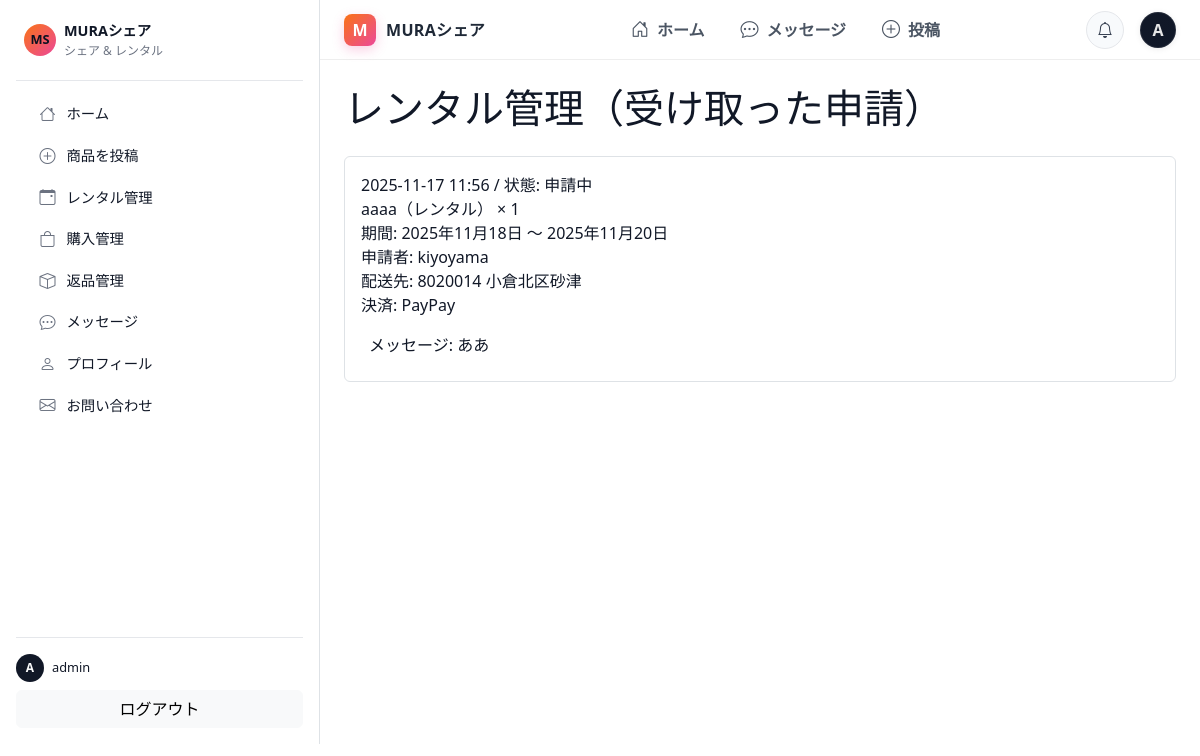
The page /rentals/manage/ (signed in) on the database its author committed.
### marketplace/models.py (models this page shows, shortened)
class RentalApplication(models.Model):
    class OrderType(models.TextChoices):
        RENTAL = 'rental', 'レンタル'
        PURCHASE = 'purchase', '購入'
    class Status(models.TextChoices):
        PENDING   = 'pending',   '申請中'
        APPROVED  = 'approved',  '承認'
        REJECTED  = 'rejected',  '却下'
        CANCELLED = 'cancelled', 'キャンセル'
    product = models.ForeignKey('marketplace.Product',
                                on_delete=models.CASCADE,
                                related_name='applications')
    owner   = models.ForeignKey(settings.AUTH_USER_MODEL,
                                on_delete=models.CASCADE,
                                related_name='received_applications')
    renter  = models.ForeignKey(settings.AUTH_USER_MODEL,
                                on_delete=models.CASCADE,
                                related_name='sent_applications')
    order_type = models.CharField(max_length=10, choices=OrderType.choices)
    quantity   = models.PositiveIntegerField(default=1)
    start_date = models.DateField(blank=True, null=True)
    end_date   = models.DateField(blank=True, null=True)
    postal_code = models.CharField(max_length=20, blank=True)
    address     = models.CharField(max_length=255, blank=True)
    PAYMENT_CHOICES = [
        ('card',        'クレジットカード'),
        ('convenience', 'コンビニ'),
        ('paypay',      'PayPay'),
        ('bank',        '銀行振込'),
    ]
    payment_method = models.CharField(max_length=20, choices=PAYMENT_CHOICES)
    message        = models.TextField(blank=True)
    status     = models.CharField(max_length=10, choices=Status.choices, default=Status.PENDING)
    created_at = models.DateTimeField(auto_now_add=True)
    class Meta:
        ordering = ['-created_at']

class Product(models.Model):
    created_at = models.DateTimeField(auto_now_add=True)
    class Status(models.IntegerChoices):
        DRAFT    = 0, "下書き"
        LISTED   = 1, "出品中"
        RENTED   = 2, "貸出中"
        SOLD     = 3, "販売済"
        ARCHIVED = 9, "アーカイブ"
    class Availability(models.TextChoices):
        RENTAL_ONLY   = "レンタルのみ", "レンタルのみ"
        SALE_ONLY     = "販売のみ", "販売のみ"
        BOTH          = "レンタル・販売両方", "レンタル・販売両方"
    owner = models.ForeignKey(User, on_delete=models.CASCADE, related_name="products")
    title = models.CharField(max_length=120)
    description = models.TextField(blank=True)
    category = models.CharField(max_length=60)
    availability_type = models.CharField(
        max_length=20,
        choices=Availability.choices,
        default=Availability.BOTH,
    )
    price_per_day = models.PositiveIntegerField(null=True, blank=True)  # レンタル1日あたり
    price_buy = models.PositiveIntegerField(null=True, blank=True)      # 販売価格
    min_rental_days = models.PositiveIntegerField(default=1)
    max_rental_days = models.PositiveIntegerField(default=30)
    stock_quantity = models.PositiveIntegerField(default=1)
    available_quantity = models.PositiveIntegerField(default=1)
    condition = models.CharField(max_length=30, blank=True)
    owner_notes = models.TextField(blank=True)
    status = models.IntegerField(choices=Status.choices, default=Status.LISTED)
    created_at = models.DateTimeField(auto_now_add=True)

### frontend/views.py (the view)
# urls.py: path("rentals/manage/", views.rental_manage, name="rental_manage"),
@login_required
def rental_manage(request):
    apps = RentalApplication.objects.filter(owner=request.user).order_by("-id")
    return render(request, "frontend/rentals/manage.html", {"applications": apps})

### templates/frontend/rentals/manage.html
{% extends "base.html" %}
{% block content %}
<h1 class="text-2xl font-bold mb-4">レンタル管理（受け取った申請）</h1>
{% for a in applications %}
  <div class="border rounded p-3 mb-3">
    <div class="text-sm text-gray-600">{{ a.created_at|date:"Y-m-d H:i" }} / 状態: {{ a.get_status_display }}</div>
    <div class="font-semibold">{{ a.product.title }}（{{ a.get_order_type_display }}） × {{ a.quantity }}</div>
    {% if a.order_type == 'rental' %}
      <div>期間: {{ a.start_date }} 〜 {{ a.end_date }}</div>
    {% endif %}
    <div>申請者: {{ a.renter.username }}</div>
    <div>配送先: {{ a.postal_code }} {{ a.address }}</div>
    <div>決済: {{ a.get_payment_method_display }}</div>
    {% if a.message %}<div class="mt-2 text-sm bg-gray-50 p-2 rounded">メッセージ: {{ a.message }}</div>{% endif %}
  </div>
{% empty %}
  <p>まだ申請はありません。</p>
{% endfor %}
{% endblock %}

### templates/_partials/sidebar.html (shortened to what this page needs)
<nav class="sidebar-nav d-flex flex-column h-100">
  <div class="d-flex align-items-center mb-3 sidebar-nav-header">
    <div class="sidebar-logo me-2 d-flex align-items-center justify-content-center">
      MS
    </div>
    <div class="flex-grow-1">
      <div class="sidebar-title">MURAシェア</div>
      <div class="sidebar-subtitle">シェア & レンタル</div>
    </div>
  </div>
  <div class="sidebar-divider mb-2"></div>
  <div class="sidebar-group mb-2">
    <a href="{% url 'frontend:products' %}"
       class="sidebar-link {% if request.resolver_match.url_name == 'products' %}is-active{% endif %}">
      <span class="sidebar-icon bi bi-house"></span>
      <span class="sidebar-text">ホーム</span>
    </a>
    <a href="{% url 'frontend:product_new' %}"
       class="sidebar-link {% if request.resolver_match.url_name == 'product_new' %}is-active{% endif %}">
      <span class="sidebar-icon bi bi-plus-circle"></span>
      <span class="sidebar-text">商品を投稿</span>
    </a>
    <a href="{% url 'frontend:rentals' %}"
       class="sidebar-link {% if request.resolver_match.url_name == 'rentals' %}is-active{% endif %}">
      <span class="sidebar-icon bi bi-calendar-event"></span>
      <span class="sidebar-text">レンタル管理</span>
    </a>
    <a href="{% url 'frontend:purchases' %}"
       class="sidebar-link {% if request.resolver_match.url_name == 'purchases' %}is-active{% endif %}">
      <span class="sidebar-icon bi bi-bag"></span>
      <span class="sidebar-text">購入管理</span>
    </a>
    <a href="{% url 'frontend:returns' %}"
       class="sidebar-link {% if request.resolver_match.url_name == 'returns' %}is-active{% endif %}">
      <span class="sidebar-icon bi bi-box"></span>
      <span class="sidebar-text">返品管理</span>
    </a>
    <a href="{% url 'frontend:messages' %}"
       class="sidebar-link {% if request.resolver_match.url_name == 'messages' %}is-active{% endif %}">
      <span class="sidebar-icon bi bi-chat-dots"></span>
      <span class="sidebar-text">メッセージ</span>
    </a>
    <a href="{% url 'frontend:profile' %}"
       class="sidebar-link {% if request.resolver_match.url_name == 'profile' %}is-active{% endif %}">
      <span class="sidebar-icon bi bi-person"></span>
      <span class="sidebar-text">プロフィール</span>
    </a>
    <a href="{% url 'frontend:contact' %}"
       class="sidebar-link {% if request.resolver_match.url_name == 'contact' %}is-active{% endif %}">
      <span class="sidebar-icon bi bi-envelope"></span>
      <span class="sidebar-text">お問い合わせ</span>
    </a>
  </div>
  <div class="mt-auto pt-3 sidebar-footer small">
    {% if request.user.is_authenticated %}
      <div class="d-flex align-items-center mb-2">
        <div class="sidebar-avatar me-2">
          {{ request.user.username|first|upper }}
        </div>
        <div class="flex-grow-1">
          <div class="sidebar-user-name">{{ request.user.username }}</div>
        </div>
      </div>
      <div class="d-grid gap-2">
        <form method="post" action="{% url 'frontend:logout' %}">
          <button type="submit" class="btn btn-light w-100">ログアウト</button>
        </form>
      </div>
    {% else %}
      <div class="text-muted">ログインしていません</div>
    {% endif %}
  </div>
</nav>

### templates/_partials/header.html
<nav class="ms-header bg-white sticky-top">
  <div class="ms-header-inner">
    <a class="ms-brand d-flex align-items-center text-decoration-none"
       href="{% url 'frontend:products' %}">
      <span class="ms-brand-badge">M</span>
      <span class="ms-brand-text">MURAシェア</span>
    </a>
    <ul class="ms-nav list-unstyled d-none d-md-flex align-items-center mb-0">
      <li>
        <a href="{% url 'frontend:products' %}"
           class="ms-nav-link {% if request.resolver_match.url_name == 'products' %}is-active{% endif %}">
          <i class="bi bi-house-door"></i><span>ホーム</span>
        </a>
      </li>
      <li>
        <a href="{% url 'frontend:messages' %}"
           class="ms-nav-link {% if request.resolver_match.url_name == 'messages' %}is-active{% endif %}">
          <i class="bi bi-chat-dots"></i><span>メッセージ</span>
        </a>
      </li>
      <li>
        <a href="{% url 'frontend:product_new' %}"
           class="ms-nav-link {% if request.resolver_match.url_name == 'product_new' %}is-active{% endif %}">
          <i class="bi bi-plus-circle"></i><span>投稿</span>
        </a>
      </li>
    </ul>
    <div class="ms-header-right d-flex align-items-center gap-3">
      <a href="#" class="ms-icon-btn" aria-label="通知">
        <i class="bi bi-bell"></i>
      </a>
      {% if request.user.is_authenticated %}
        <div class="ms-avatar" title="{{ request.user.username }}">
          {{ request.user.username|first|default:"U"|upper }}
        </div>
      {% else %}
        <a class="btn btn-sm btn-outline-secondary" href="{% url 'frontend:login' %}">
          ログイン
        </a>
      {% endif %}
    </div>
  </div>
</nav>

### static/css/app.css (style rules this page uses)
:root { --background: 0 0% 100%; --foreground: 0 0% 3.9%; --card: 0 0% 100%; --card-foreground: 0 0% 3.9%; --popover: 0 0% 100%; --popover-foreground: 0 0% 3.9%; --primary: 0 0% 9%; --primary-foreground: 0 0% 98%; --secondary: 0 0% 96.1%; --secondary-foreground: 0 0% 9%; --muted: 0 0% 96.1%; --muted-foreground: 0 0% 45.1%; --accent: 0 0% 96.1%; --accent-foreground: 0 0% 9%; --destructive: 0 84.2% 60.2%; --destructive-foreground: 0 0% 98%; --border: 0 0% 89.8%; --input: 0 0% 89.8%; --ring: 0 0% 3.9%; --chart-1: 12 76% 61%; --chart-2: 173 58% 39%; --chart-3: 197 37% 24%; --chart-4: 43 74% 66%; --chart-5: 27 87% 67%; --radius: 0.5rem; --sidebar-background: 240 5.9% 10%; --sidebar-foreground: 240 4.8% 95.9%; --sidebar-primary: 224.3 76.3% 48%; --sidebar-primary-foreground: 0 0% 100%; --sidebar-accent: 240 3.7% 15.9%; --sidebar-accent-foreground: 240 4.8% 95.9%; --sidebar-border: 240 3.7% 15.9%; --sidebar-ring: 217.2 91.2% 59.8%; }
body { margin: 0; font-family: system-ui, -apple-system, BlinkMacSystemFont, "Segoe UI", sans-serif; background: #ffffff; color: hsl(var(--foreground)); min-height: 100vh; }
.sidebar-nav { font-size: 0.9rem; height: 100%; }
.sidebar-nav-header { padding: 0.25rem 0.5rem; }
.sidebar-logo { width: 32px; height: 32px; border-radius: 999px; background: linear-gradient(135deg, #f97316, #ec4899); color: #0b1120; font-weight: 700; font-size: 0.8rem; }
.sidebar-title { font-size: 0.9rem; font-weight: 600; color: #111827; }
.sidebar-subtitle { font-size: 0.75rem; color: #6b7280; }
.sidebar-divider { border-bottom: 1px solid #e5e7eb; margin-bottom: 0.5rem; }
.sidebar-group { padding: 0.25rem 0; }
.sidebar-link { display: flex; align-items: center; gap: 0.5rem; padding: 0.4rem 0.75rem; margin: 0.1rem 0.4rem; border-radius: 0.6rem; color: #111827; text-decoration: none; transition: background-color 0.15s ease, color 0.15s ease, transform 0.1s ease; }
.sidebar-icon { font-size: 1rem; width: 1.25rem; text-align: center; color: #6b7280; }
.sidebar-text { white-space: nowrap; overflow: hidden; text-overflow: ellipsis; }
.sidebar-footer { border-top: 1px solid #e5e7eb; margin-top: 0.5rem; }
.sidebar-avatar { width: 28px; height: 28px; border-radius: 999px; background: #111827; color: #f9fafb; display: flex; align-items: center; justify-content: center; font-size: 0.75rem; font-weight: 600; }
.sidebar-user-name { font-size: 0.8rem; color: #111827; }
.ms-header { border-bottom: 1px solid #eee; z-index: 1020; }
.ms-header-inner { max-width: 1200px; margin: 0 auto; width: 100%; padding: 8px 24px; display: grid; grid-template-columns: auto 1fr auto; align-items: center; column-gap: 32px; }
.ms-brand-badge { width: 32px; height: 32px; border-radius: 8px; display: inline-flex; align-items: center; justify-content: center; color: #fff; font-weight: 700; margin-right: 10px; background: linear-gradient(135deg, #f97316, #ec4899); box-shadow: 0 4px 12px rgba(236,72,153,.25); }
.ms-brand-text { font-weight: 700; letter-spacing: .02em; color: #1f2937; }
.ms-nav { display: flex; justify-content: center; gap: 28px; }
.ms-nav-link { display: inline-flex; align-items: center; gap: 8px; padding: 8px 4px; color: #4b5563; text-decoration: none; font-weight: 600; }
.ms-nav-link i { font-size: 18px; }
.ms-header-right { justify-content: flex-end; }
.ms-icon-btn { width: 38px; height: 38px; border-radius: 50%; display: inline-flex; align-items: center; justify-content: center; color: #384152; background: #f8fafc; border: 1px solid #e5e7eb; text-decoration: none; }
.ms-avatar { width: 36px; height: 36px; border-radius: 50%; display: inline-flex; align-items: center; justify-content: center; color: #e6e6e6; background: radial-gradient(120px 120px at 30% 30%,#111827 0,#0f172a 70%); box-shadow: inset 0 0 0 1px rgba(255,255,255,.08), 0 1px 6px rgba(0,0,0,.08); font-weight: 700; text-transform: uppercase; }
.sidebar-link { padding: 0.5rem 0.9rem; }
.sidebar-icon { width: 1.35rem; }

### rows shown on the page
RentalApplication: created_at "2025-11-17 11:56", status "申請中", product "aaaa", order_type "レンタル", quantity "1", start_date "2025年11月18日", end_date "2025年11月20日", renter.username "kiyoyama", postal_code "8020014", address "小倉北区砂津", payment_method "PayPay", message "ああ"

### other values the page prints
{{ request.user.username|first|upper }} "A"
{{ request.user.username }} "admin"
{{ request.user.username|first|default:"U"|upper }} "A"
